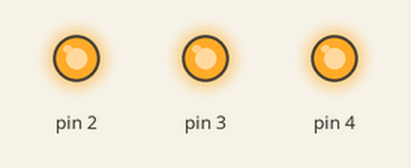
Simulated run of this sketch. Board: Arduino Uno, built with avr-gcc and run on an emulated ATmega328P. On the bench: output pins drawn as LEDs (lit = HIGH).

Above: at 2.5 s.
At 5.5 s:
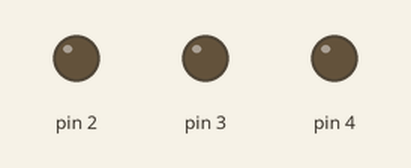
Timing chart, 0 to 7.8 s (numbered marks = the images above):
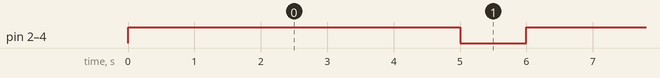

Measured:
- by itself, pin 2–4: alternates HIGH for 5.0 s and LOW for 1.0 s

The sketch:

ejercicio_1_5-8.ino
```cpp
// C++ code
//
void setup()
{
  pinMode(2, OUTPUT);
  pinMode(3, OUTPUT);
  pinMode(4, OUTPUT);
}

void loop()
{
  digitalWrite(2, HIGH);
  digitalWrite(3, HIGH);
  digitalWrite(4, HIGH); // se prenden todas las luces
  delay(5000); // 5 secs
  digitalWrite(2, LOW);
  digitalWrite(3, LOW);
  digitalWrite(4, LOW); // se apagan todas las luces
  delay(1000); // 1 sec
}

//Link: https://www.tinkercad.com/things/bHsH3yKFx6O-ejercicio-1-58/editel?sharecode=ldfgpYcm7HYUO7wJWzcmJeTFEEt5oWc_B9PEdA5ddsc
```
